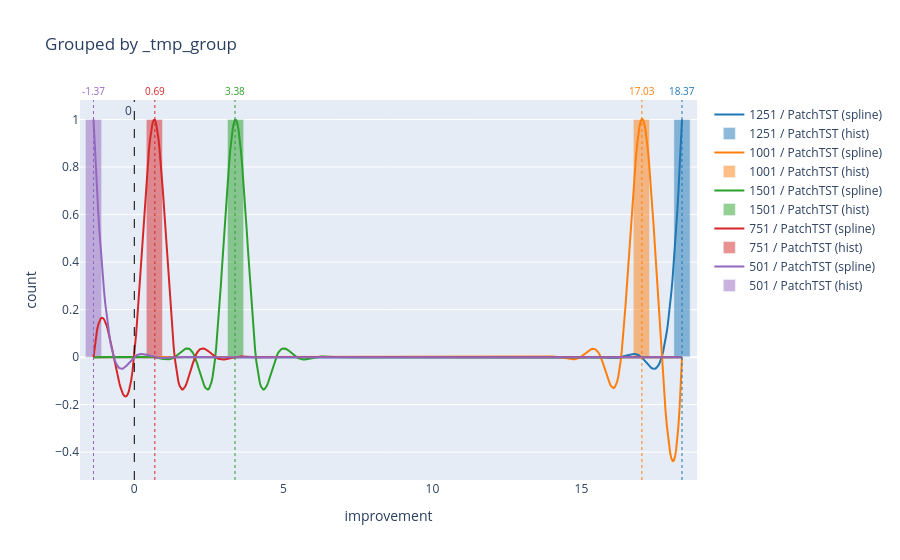

Here is the notebook cell this chart was saved with:
### Markdown cell above
## Parameters effects on accuracy when shaping

### Code cell
tohist_df = results_df

tohist_df = tohist_df[tohist_df["pconstructor"].isin([
    "pentropy.csv",
    # "ipentropy.csv",
    # "prollcov.csv",
    # "iprollcov.csv",
    # "prollcorr.csv",
    # "iprollcorr.csv",
    # "pfarm.csv",
    # "ipfarm.csv",
    # "pmutual",
    # "ipmutual",
])]

tohist_df = tohist_df[tohist_df["pred_len"].isin([
    96,
    # 192,
    # 336,
    # 720
])]

tohist_df = tohist_df[tohist_df["pwindow"].isin([
    501,
    751,
    1001,
    1251,
    1501
])]

tohist_df = tohist_df[tohist_df["model_name"].isin([
    # "iTransformer",
    "PatchTST",
    # "TimeXer",
    # "Crossformer",
    # "Autoformer"
])]

tohist_df = tohist_df[tohist_df["dataset"].isin([
    # "ETTh1",
    # "ETTh2",
    # "ETTm1",
    # "ETTm2",
    "Weather",
    # "ECL",
    # "Traffic"
])]

tohist_df.sort_values("improvement", ascending=False)

tohist_df["pwindow"] = pd.to_numeric(tohist_df["pwindow"])

plot_results(
    tohist_df,
    value_col="improvement",
    group_col=[
        "pwindow",
        # "pconstructor",
        "model_name",
        # "improvement",
        # "dataset",
    ],
    bins=30,
    smooth="interp",
    backend="plotly",
    vline_at_zero=True,
    vline_at_peak=True,
    min_peak_x=-100,
)

### Figure 1 — Plotly figure (JSON) as saved in the notebook; plotly's stock layout.template omitted (floating-point values rounded to 4 significant figures; data arrays with more than 128 entries replaced by an {"elided": "..."} marker saying what was removed)
{"data": [{"line": {"color": "#1f77b4"}, "mode": "lines", "name": "1251 / PatchTST (spline)", "type": "scatter", "x": {"elided": "500 float values"}, "y": {"elided": "500 float values"}}, {"marker": {"color": "#1f77b4"}, "name": "1251 / PatchTST (hist)", "opacity": 0.5, "type": "bar", "x": [-1.369, -0.6883, -0.007465, 0.6733, 1.354, 2.035, 2.716, 3.397, 4.077, 4.758, 5.439, 6.12, 6.801, 7.481, 8.162, 8.843, 9.524, 10.2, 10.89, 11.57, 12.25, 12.93, 13.61, 14.29, 14.97, 15.65, 16.33, 17.01, 17.69, 18.37], "y": [0, 0, 0, 0, 0, 0, 0, 0, 0, 0, 0, 0, 0, 0, 0, 0, 0, 0, 0, 0, 0, 0, 0, 0, 0, 0, 0, 0, 0, 1]}, {"line": {"color": "#ff7f0e"}, "mode": "lines", "name": "1001 / PatchTST (spline)", "type": "scatter", "x": {"elided": "500 float values"}, "y": {"elided": "500 float values"}}, {"marker": {"color": "#ff7f0e"}, "name": "1001 / PatchTST (hist)", "opacity": 0.5, "type": "bar", "x": [-1.369, -0.6883, -0.007465, 0.6733, 1.354, 2.035, 2.716, 3.397, 4.077, 4.758, 5.439, 6.12, 6.801, 7.481, 8.162, 8.843, 9.524, 10.2, 10.89, 11.57, 12.25, 12.93, 13.61, 14.29, 14.97, 15.65, 16.33, 17.01, 17.69, 18.37], "y": [0, 0, 0, 0, 0, 0, 0, 0, 0, 0, 0, 0, 0, 0, 0, 0, 0, 0, 0, 0, 0, 0, 0, 0, 0, 0, 0, 1, 0, 0]}, {"line": {"color": "#2ca02c"}, "mode": "lines", "name": "1501 / PatchTST (spline)", "type": "scatter", "x": {"elided": "500 float values"}, "y": {"elided": "500 float values"}}, {"marker": {"color": "#2ca02c"}, "name": "1501 / PatchTST (hist)", "opacity": 0.5, "type": "bar", "x": [-1.369, -0.6883, -0.007465, 0.6733, 1.354, 2.035, 2.716, 3.397, 4.077, 4.758, 5.439, 6.12, 6.801, 7.481, 8.162, 8.843, 9.524, 10.2, 10.89, 11.57, 12.25, 12.93, 13.61, 14.29, 14.97, 15.65, 16.33, 17.01, 17.69, 18.37], "y": [0, 0, 0, 0, 0, 0, 0, 1, 0, 0, 0, 0, 0, 0, 0, 0, 0, 0, 0, 0, 0, 0, 0, 0, 0, 0, 0, 0, 0, 0]}, {"line": {"color": "#d62728"}, "mode": "lines", "name": "751 / PatchTST (spline)", "type": "scatter", "x": {"elided": "500 float values"}, "y": {"elided": "500 float values"}}, {"marker": {"color": "#d62728"}, "name": "751 / PatchTST (hist)", "opacity": 0.5, "type": "bar", "x": [-1.369, -0.6883, -0.007465, 0.6733, 1.354, 2.035, 2.716, 3.397, 4.077, 4.758, 5.439, 6.12, 6.801, 7.481, 8.162, 8.843, 9.524, 10.2, 10.89, 11.57, 12.25, 12.93, 13.61, 14.29, 14.97, 15.65, 16.33, 17.01, 17.69, 18.37], "y": [0, 0, 0, 1, 0, 0, 0, 0, 0, 0, 0, 0, 0, 0, 0, 0, 0, 0, 0, 0, 0, 0, 0, 0, 0, 0, 0, 0, 0, 0]}, {"line": {"color": "#9467bd"}, "mode": "lines", "name": "501 / PatchTST (spline)", "type": "scatter", "x": {"elided": "500 float values"}, "y": {"elided": "500 float values"}}, {"marker": {"color": "#9467bd"}, "name": "501 / PatchTST (hist)", "opacity": 0.5, "type": "bar", "x": [-1.369, -0.6883, -0.007465, 0.6733, 1.354, 2.035, 2.716, 3.397, 4.077, 4.758, 5.439, 6.12, 6.801, 7.481, 8.162, 8.843, 9.524, 10.2, 10.89, 11.57, 12.25, 12.93, 13.61, 14.29, 14.97, 15.65, 16.33, 17.01, 17.69, 18.37], "y": [1, 0, 0, 0, 0, 0, 0, 0, 0, 0, 0, 0, 0, 0, 0, 0, 0, 0, 0, 0, 0, 0, 0, 0, 0, 0, 0, 0, 0, 0]}], "layout": {"annotations": [{"font": {"color": "#1f77b4", "size": 10}, "showarrow": false, "text": "18.37", "x": 18.37, "xanchor": "center", "xref": "x", "y": 1, "yanchor": "bottom", "yref": "y domain"}, {"font": {"color": "#ff7f0e", "size": 10}, "showarrow": false, "text": "17.03", "x": 17.03, "xanchor": "center", "xref": "x", "y": 1, "yanchor": "bottom", "yref": "y domain"}, {"font": {"color": "#2ca02c", "size": 10}, "showarrow": false, "text": "3.38", "x": 3.379, "xanchor": "center", "xref": "x", "y": 1, "yanchor": "bottom", "yref": "y domain"}, {"font": {"color": "#d62728", "size": 10}, "showarrow": false, "text": "0.69", "x": 0.6884, "xanchor": "center", "xref": "x", "y": 1, "yanchor": "bottom", "yref": "y domain"}, {"font": {"color": "#9467bd", "size": 10}, "showarrow": false, "text": "-1.37", "x": -1.369, "xanchor": "center", "xref": "x", "y": 1, "yanchor": "bottom", "yref": "y domain"}, {"showarrow": false, "text": "0", "x": 0, "xanchor": "right", "xref": "x", "y": 1, "yanchor": "top", "yref": "y domain"}], "barmode": "overlay", "shapes": [{"line": {"color": "#1f77b4", "dash": "dot", "width": 1}, "type": "line", "x0": 18.37, "x1": 18.37, "xref": "x", "y0": 0, "y1": 1, "yref": "y domain"}, {"line": {"color": "#ff7f0e", "dash": "dot", "width": 1}, "type": "line", "x0": 17.03, "x1": 17.03, "xref": "x", "y0": 0, "y1": 1, "yref": "y domain"}, {"line": {"color": "#2ca02c", "dash": "dot", "width": 1}, "type": "line", "x0": 3.379, "x1": 3.379, "xref": "x", "y0": 0, "y1": 1, "yref": "y domain"}, {"line": {"color": "#d62728", "dash": "dot", "width": 1}, "type": "line", "x0": 0.6884, "x1": 0.6884, "xref": "x", "y0": 0, "y1": 1, "yref": "y domain"}, {"line": {"color": "#9467bd", "dash": "dot", "width": 1}, "type": "line", "x0": -1.369, "x1": -1.369, "xref": "x", "y0": 0, "y1": 1, "yref": "y domain"}, {"line": {"color": "black", "dash": "dash", "width": 1}, "type": "line", "x0": 0, "x1": 0, "xref": "x", "y0": 0, "y1": 1, "yref": "y domain"}], "title": {"text": "Grouped by _tmp_group"}, "xaxis": {"title": {"text": "improvement"}}, "yaxis": {"title": {"text": "count"}}}}
